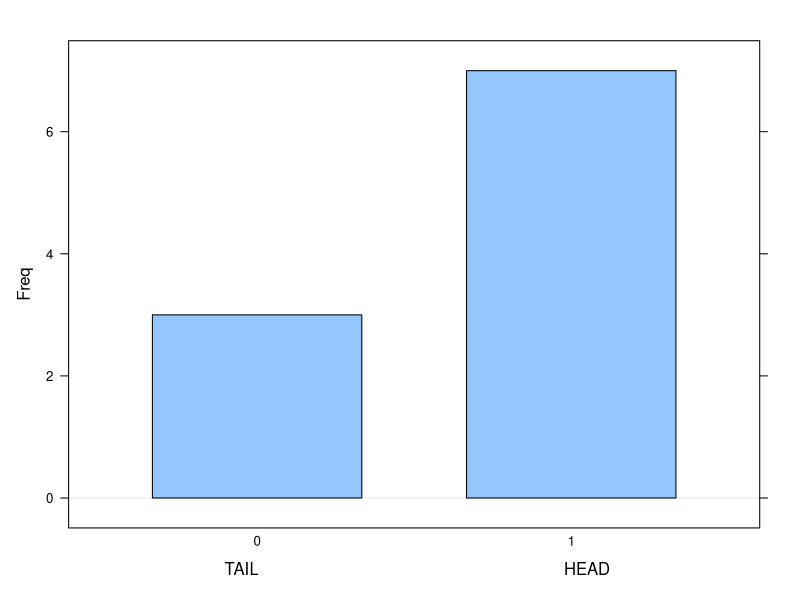
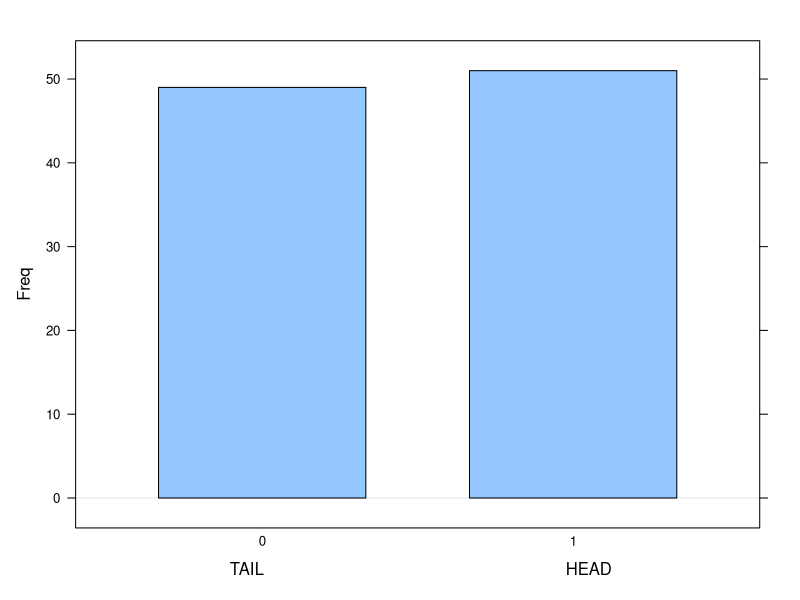
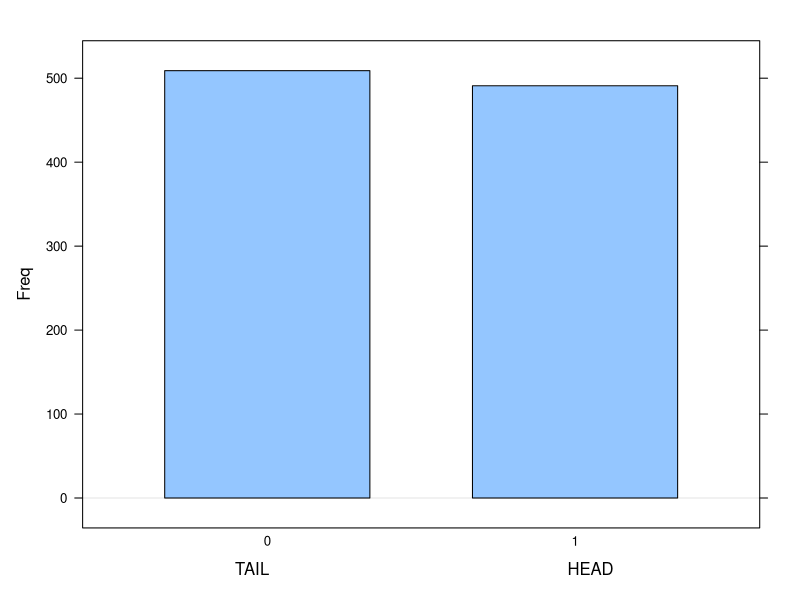
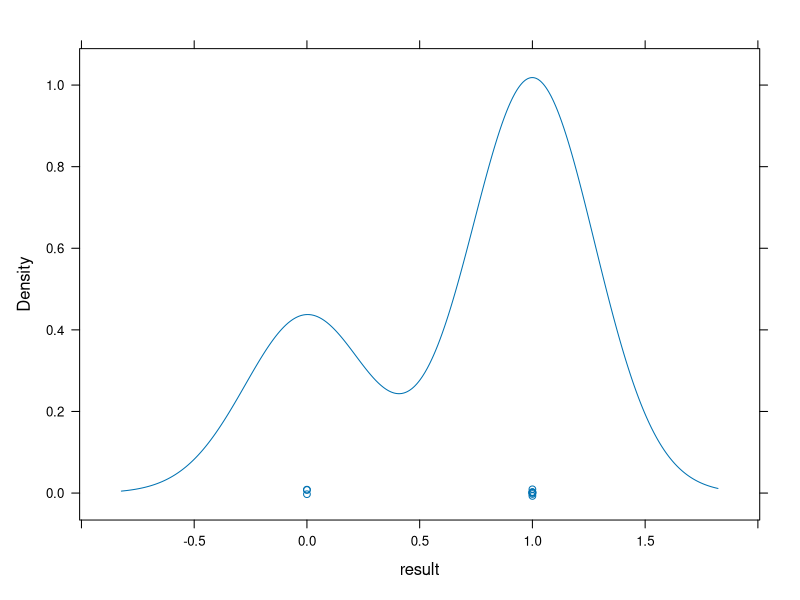

These figures' R source, in order:
## ---- chunk 1
coin <- c(1,0)

## ---- chunk 2
result <- sample(coin,10, replace = TRUE)

## ---- chunk 3
result
## ---- chunk 4
table(result)
## ---- chunk 5
library(lattice)
barchart(table(result), horizontal = FALSE, xlab = c("TAIL", "HEAD"))

## ---- chunk 6
flipCoin <- function(numFlips = 10){
  coin <- c(1,0)
  sample(coin, numFlips, replace = TRUE)

}


## ---- chunk 7
barchart(table(flipCoin(100)), horizontal = FALSE, xlab = c("TAIL", "HEAD"))
## ---- chunk 8
barchart(table(flipCoin(1000)), horizontal = FALSE, xlab = c("TAIL", "HEAD"))
## ---- chunk 9
densityplot(result)
